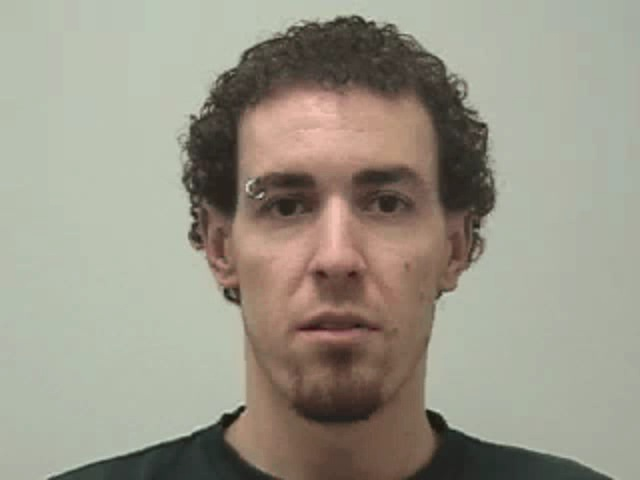
#> input picture frame0.jpg, 640 x 480 px
$ python FaceCrop.py
#> lines starting #> are read from the running program, lines starting #| are printed output that depends on the picture; after the words box and inside, x2 and y2 are one past the last pixel; in counts of white or black regions, pixels touching at a corner belong together
#!/usr/bin/env python3
# -*- coding: utf-8 -*-
"""
Created on Mon Feb 27 22:55:39 2017

@author: Denes
"""

#import numpy as np
import cv2
#import PIL

haarfrontal = "/Users/Denes/Developer/opencv-master/data/haarcascades/haarcascade_frontalface_default.xml"
eyeshaar = "/Users/Denes/Developer/opencv-master/data/haarcascades/haarcascade_eye.xml"
#import the xml files. here i am using frontal face and eye.
face_cascade = cv2.CascadeClassifier(haarfrontal)
eye_cascade = cv2.CascadeClassifier(eyeshaar)

img= cv2.imread('frame0.jpg') #reading the image
#> img is the input picture: shape (480, 640, 3); mean B, G, R 136.4, 150.2, 154.3
gray_img= cv2.cvtColor(img, cv2.COLOR_BGR2GRAY) #converting into gratscale(algos work with grayscale images)
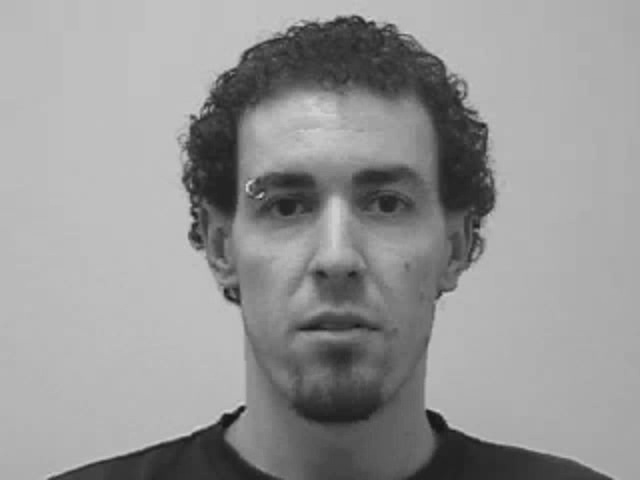
#> gray_img: shape (480, 640); min 20, max 211, mean 149.8

faces = face_cascade.detectMultiScale(img, 1.3, 5) #detecting faces. lightning conditions may affect the output
#> faces = [[181, 85, 304, 304]]
print (faces) #just printing to console. this will print boundary points of detected face(s)
#| [[181  85 304 304]]

#searching for eyes only in faces. easy and efficient to search only in face rather than whole image
for (p,q,r,s) in faces:
 cv2.rectangle(img,(p,q),(p+r,q+s),(150,125,0),2)        #drawing a rectangle indicating face
 face_gray = gray_img[q:q+s, p:p+r] #cropping   face in gray image
 face_color = img[q:q+s, p:p+r] #cropping face in  color image
 cv2.imwrite("output_face.jpg", face_color)
 eyes = eye_cascade.detectMultiScale(face_gray)  #searching for eyes in grayscale img
 for (ep,eq,er,es) in eyes:
  cv2.rectangle(face_color,(ep,eq),(ep+er,eq+es), (100,210,150),2) #for each eye drawing rectangle
#> this loop made 1 pass
#> (p, q, r, s, eyes) on pass 1: (181, 85, 304, 304, [[70, 87, 67, 67], [173, 88, 60, 60], [24, 184, 48, 48]])
#> pass 1, `face_gray = gray_img[q:q+s, p:p+r]`:
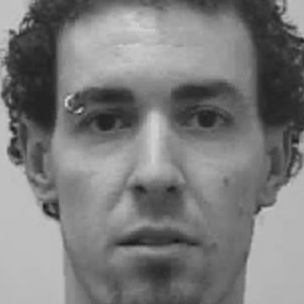
#> face_gray: shape (304, 304); min 24, max 208, mean 123.8
#> pass 1, `face_color = img[q:q+s, p:p+r]`:
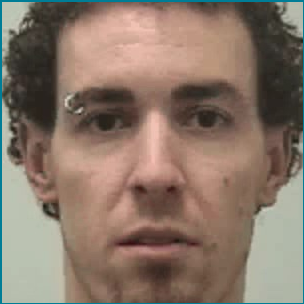
#> face_color: shape (304, 304, 3); mean B, G, R 105.2, 118.9, 137.3
#> after the loop:
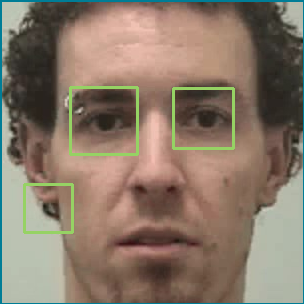
#> face_color: shape (304, 304, 3); 2.26% of pixels changed, all inside (x1, y1, x2, y2) = (23, 86, 235, 234)
#> after the loop:
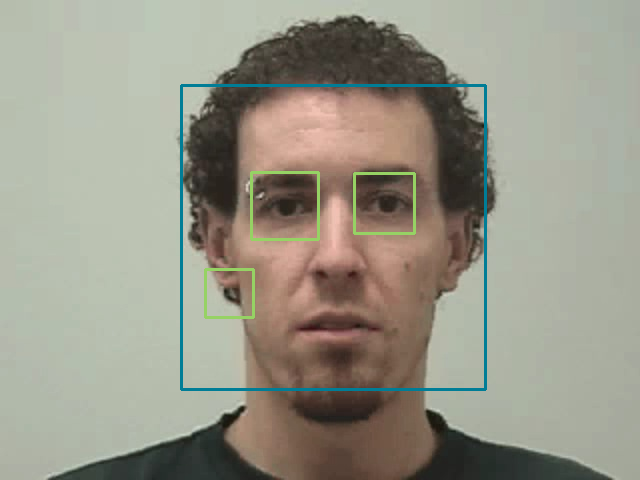
#> img: shape (480, 640, 3); 1.87% of pixels changed, all inside (x1, y1, x2, y2) = (180, 84, 487, 391)

#cv2.imshow("output", img)
#cv2.waitKey(0) #showing the img

#this only takes a image and shows the faces in the image. It dont modifies the image.
#if you want to save the resulted image use this...
cv2.imwrite("output.jpg", img)

$ run again, with img.png saved as frame0.jpg
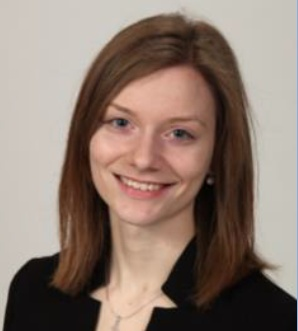
#> input picture img.png, 298 x 331 px
#> img is the input picture: shape (331, 298, 3); mean B, G, R 111, 121.7, 139.9
#> faces = [[76, 74, 148, 148]]
#| [[ 76  74 148 148]]
#> the loop `for (p,q,r,s) in faces:` made 1 pass
#> (p, q, r, s, eyes) on pass 1: (76, 74, 148, 148, [[27, 32, 34, 34], [83, 41, 38, 38]])
#> after the loop `for (p,q,r,s) in faces:`:
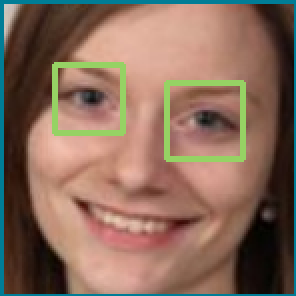
#> face_color: shape (148, 148, 3) (shown 2 times larger); mean B, G, R 90.4, 107, 136.2
#> after the loop `for (p,q,r,s) in faces:`:
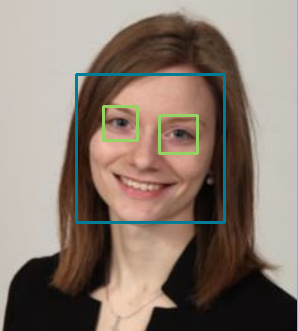
#> img: shape (331, 298, 3); 2.66% of pixels changed, all inside (x1, y1, x2, y2) = (75, 73, 226, 224)
